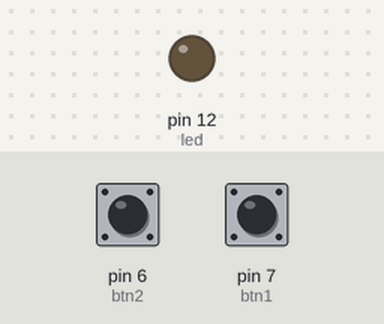
Bench run of a sketch on a simulated Arduino Uno, built with avr-gcc and run on an emulated ATmega328P. On the bench: output pins drawn as LEDs (lit = HIGH). The inputs (shaded band) are chosen by the test bench; at power-on: pin 7 (btn1) HIGH, pin 6 (btn2) HIGH.

Above: at 1.2 s.
1.3 s: pin 7 (btn1) pulled LOW for 0.15 s
At 2.4 s:
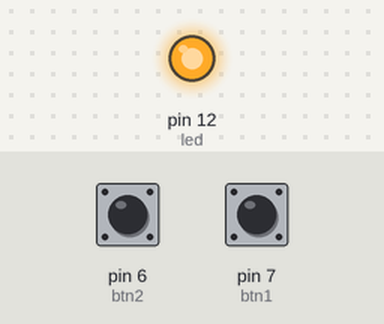
2.9 s: pin 6 (btn2) pulled LOW for 0.15 s
At 3.6 s:
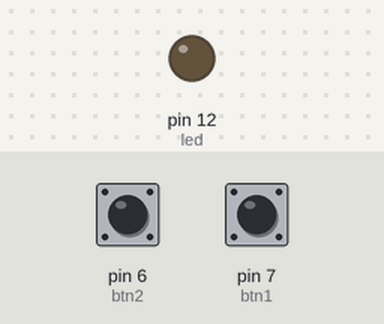
4.5 s: pin 7 (btn1) pulled LOW for 1 s
At 4.8 s:
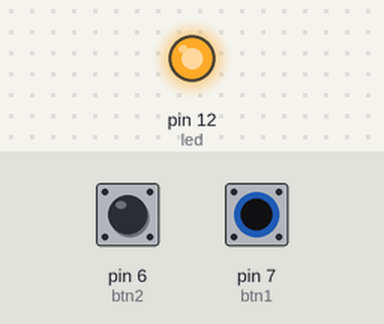
7.0 s: pin 6 (btn2) driven LOW and pin 7 (btn1) driven LOW
At 8.2 s:
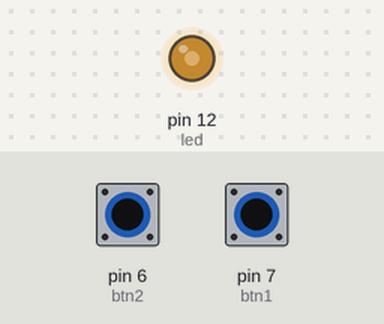
8.5 s: pin 6 (btn2) driven HIGH
At 8.9 s:
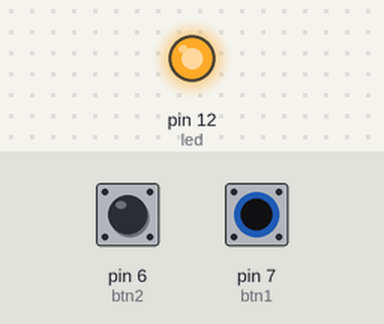
Timing chart, 0 to 11.0 s (numbered marks = the images above; inputs shaded):
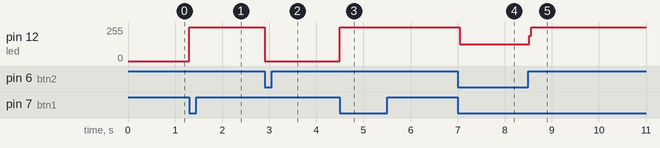

Measured:
- after the input at 1.3 s, pin 12 (led): 0/255 → 255/255 at once
- after the input at 2.9 s, pin 12 (led): 255/255 → 0/255 at once
- after the input at 4.5 s, pin 12 (led): 0/255 → 255/255 at once
- after the input at 7.0 s, pin 12 (led): 255/255 → 124/255 at once
- after the input at 8.5 s, pin 12 (led): 124/255 → 255/255 at once

The sketch:

proje5.ino
```cpp
int led = 12;
int btn1 = 7;
int btn2 = 6;


void setup()
{
 pinMode(led,OUTPUT);
 pinMode(btn1,INPUT);
 pinMode(btn2,INPUT);
 digitalWrite(led,LOW);
}

void loop()
{
  if(digitalRead(btn1) == LOW)
    digitalWrite(led,HIGH);
  if(digitalRead(btn2) == LOW)
    digitalWrite(led,LOW);
}
```
